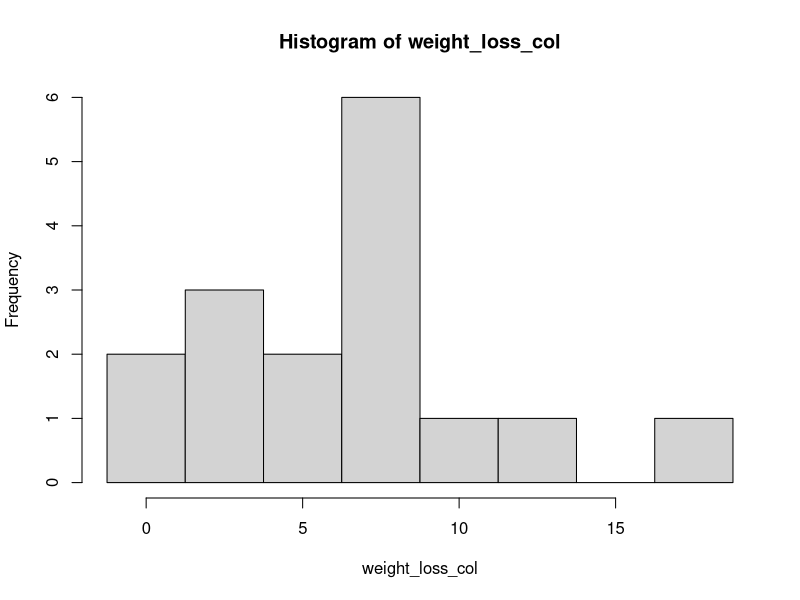
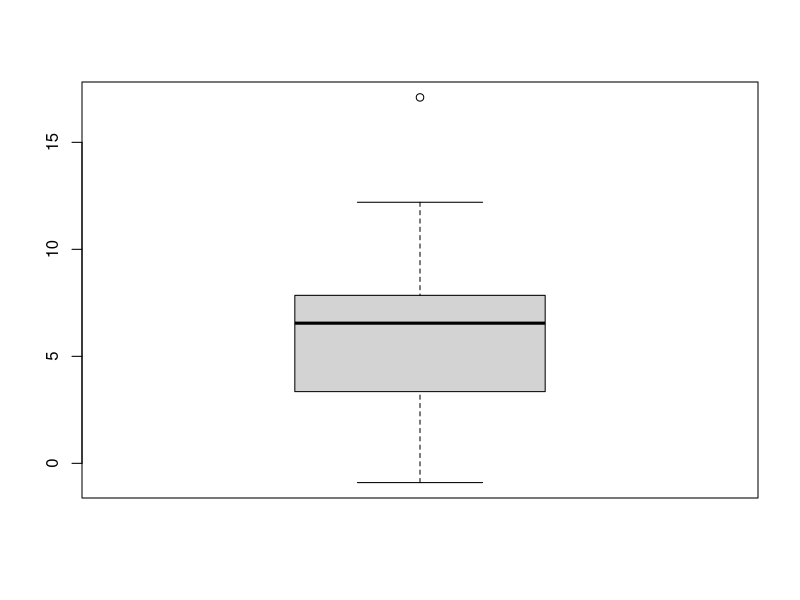
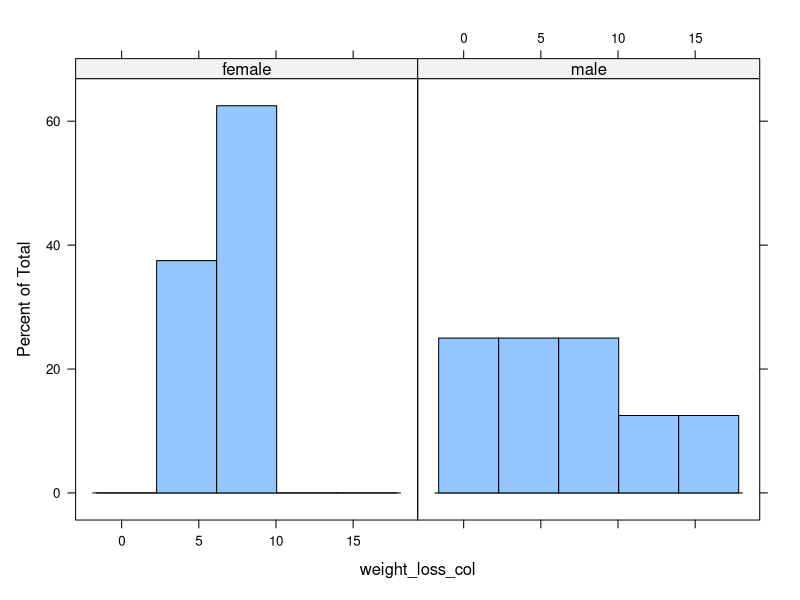
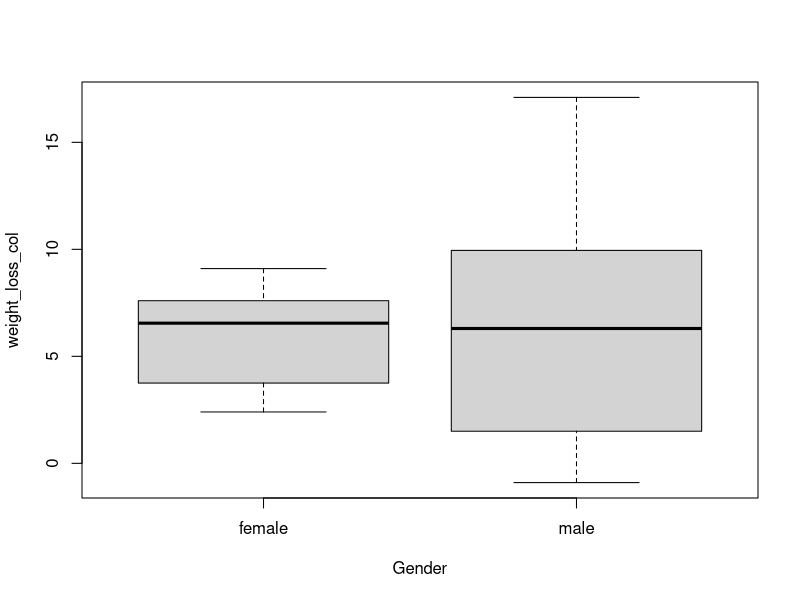
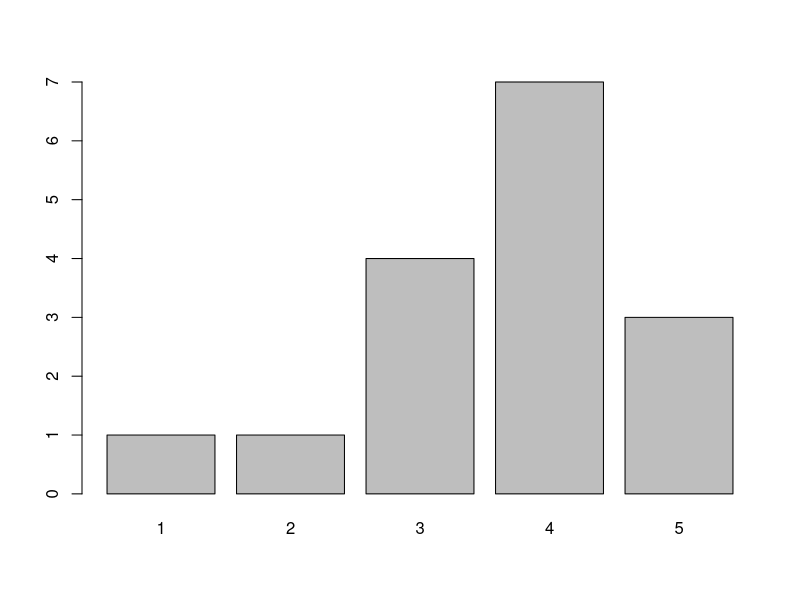
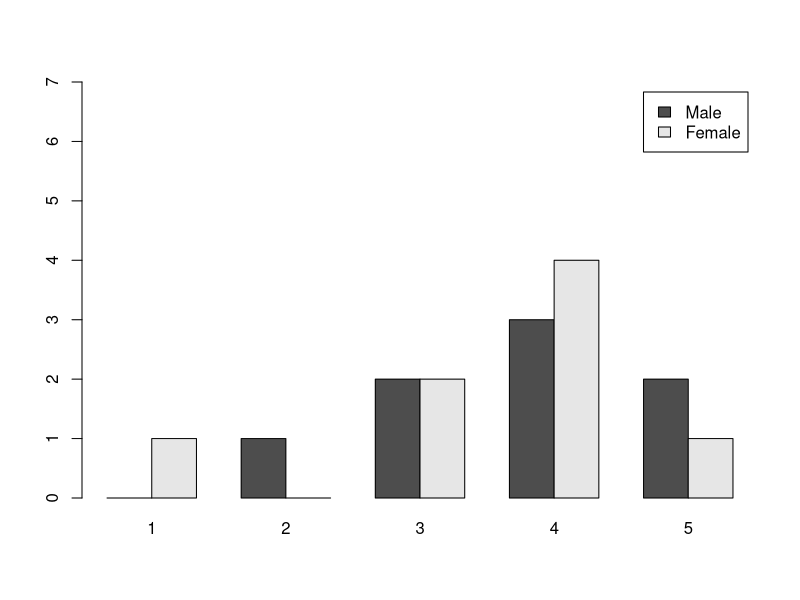

R code for these plots, in order:
Weight_Loss <- read.csv("weight_loss_data.csv", header = TRUE)
head(Weight_Loss)
deciles <- seq(20, 70, by = 10)
cut <- cut(Weight_Loss$Age, breaks = deciles)
cut
Weight_Loss$Age_Category <- rep(0,16)#number of cases = 16
Weight_Loss$Age_Category[which(cut == levels(cut)[1])] <- 1
Weight_Loss$Age_Category[which(cut == levels(cut)[2])] <- 2
Weight_Loss$Age_Category[which(cut == levels(cut)[3])] <- 3
Weight_Loss$Age_Category[which(cut == levels(cut)[4])] <- 4
Weight_Loss$Age_Category[which(cut == levels(cut)[5])] <- 5
Weight_Loss
Weight_Loss$weight_loss_col <- Weight_Loss$Initial_weight - Weight_Loss$Final_weight
Weight_Loss
Weight_Loss_Male <- Weight_Loss[Weight_Loss$Gender=="male",]
Weight_Loss_Male

#Generating random numbers
RS <- sample(1:49, size = 6)
RS
sort(RS)
attach(Weight_Loss)
range_weight_loss <- max(weight_loss_col)-min(weight_loss_col)
range_weight_loss
wl_edges = seq(-1.25, 18.75, by = 2.5)
wl_cuts = cut(weight_loss_col, breaks=wl_edges)
wl_cuts
table(wl_cuts)
hist(weight_loss_col, breaks = wl_edges)
summary(Weight_Loss)
boxplot(weight_loss_col)
library(lattice)
histogram(~weight_loss_col|Gender)
boxplot(weight_loss_col~Gender)
table(Age_Category)
barplot(table(Age_Category))
table(Gender, Age_Category)
barplot(table(Gender, Age_Category), beside = TRUE, legend = c("Male", "Female"), ylim = c(0,7))
